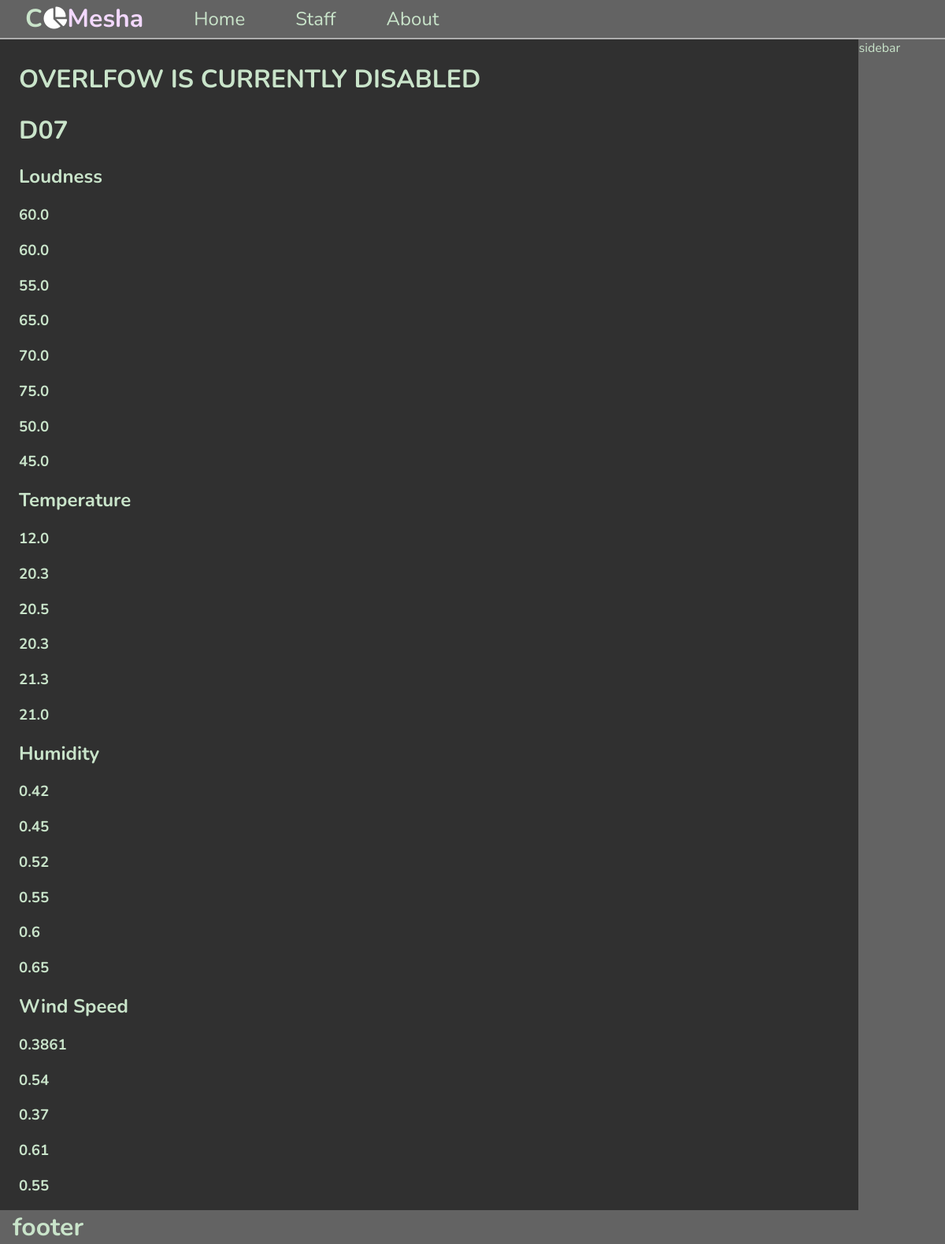
Screenshot of /classroom/D07 with the database file from the repository.
### database.py (models this page shows)
class LoudnessData(db.Model):
    __tablename__ = 'LoudnessData'
    ID = db.Column(db.Integer, primary_key=True)
    ClassroomID = db.Column(db.ForeignKey('Classrooms.ClassroomID'))
    LoudnessReading = db.Column(db.Float)
    DateRecorded = db.Column(db.DateTime)
    Classroom = db.relationship('Classroom', primaryjoin='LoudnessData.ClassroomID == Classroom.ClassroomID', backref='loudness_data')

class TemperatureHumidityDatum(db.Model):
    __tablename__ = 'TemperatureHumidityData'
    ID = db.Column(db.Integer, primary_key=True)
    ClassroomID = db.Column(db.ForeignKey('Classrooms.ClassroomID'))
    TemperatureReading = db.Column(db.Float)
    HumidityReading = db.Column(db.Float)
    DateRecorded = db.Column(db.DateTime)
    Classroom = db.relationship('Classroom', primaryjoin='TemperatureHumidityDatum.ClassroomID == Classroom.ClassroomID', backref='temperature_humidity_data')

class AnemometerDatum(db.Model):
    __tablename__ = 'AnemometerData'
    ID = db.Column(db.Integer, primary_key=True)
    ClassroomID = db.Column(db.ForeignKey('Classrooms.ClassroomID'))
    AnemometerReading = db.Column(db.Float)
    DateRecorded = db.Column(db.DateTime)
    Classroom = db.relationship('Classroom', primaryjoin='AnemometerDatum.ClassroomID == Classroom.ClassroomID', backref='anemometer_data')

### server.py (the view)
@app.route("/classroom/<string:classroom_id>")
def analytics(classroom_id):
    data = kowalski_analyze(classroom_id)
    loudness = data[1]
    temperature = data[2]
    humidity = data[3]
    wind_speed = data[4]
    return (render_template("pages/analytics.html",
                            classroom=classroom_id, loudness=loudness,
                            temperature=temperature, humidity=humidity,
                            wind_speed=wind_speed))

### server.py (called while the page is built)
def kowalski_analyze(classroom_id=str):
    result = []
    result.append(classroom_id)
    result.append(LoudnessData.query.filter_by(
        ClassroomID=classroom_id).with_entities(
        LoudnessData.LoudnessReading).all())
    result.append(TemperatureHumidityDatum.query.filter_by(
        ClassroomID=classroom_id).with_entities(
        TemperatureHumidityDatum.TemperatureReading).all())
    result.append(TemperatureHumidityDatum.query.filter_by(
        ClassroomID=classroom_id).with_entities(
        TemperatureHumidityDatum.HumidityReading).all())
    result.append(AnemometerDatum.query.filter_by(
        ClassroomID=classroom_id).with_entities(
        AnemometerDatum.AnemometerReading).all())
    return result

### templates/pages/analytics.html
{% extends 'layout.html' %}\
{% block content %}
<h1> OVERLFOW IS CURRENTLY DISABLED </h1>
<h1> {{classroom}} </h1>
<h2> Loudness </h2>
{% for i in loudness %}
<h3>
    {{i[0]}}
</h3>
{% endfor %}
<h2> Temperature </h2>
{% for i in temperature %}
<h3>
    {{i[0]}}
</h3>
{% endfor %}
<h2> Humidity </h2>
{% for i in humidity %}
<h3>
    {{i[0]}}
</h3>
{% endfor %}
<h2> Wind Speed </h2>
{% for i in wind_speed %}
<h3>
    {{i[0]}}
</h3>
{% endfor %}
{% endblock %}

### static/css/layout.css (style rules this page uses)
:root { --text-color: #C9E4CA; --main-color: #636363; --main-color-darker: #303030; --border-color: white; }
html { box-sizing: border-box; min-width: 100vw; min-height: 100vh; font-family: "Nunito"; }
*, *:before, *:after { box-sizing: inherit; }
body { box-sizing: border-box; margin: 0; display: grid; width: 100vw; height: 100vh; grid-template-columns: 0.5fr 2fr 2fr 0.5fr; grid-template-rows: 0.2fr 4fr 4fr 0.2fr; grid-template-areas: "hd nav nav nav" "main main main sb" "main main main sb" "ft ft ft sb"; color: var(--text-color); background-color: var(--main-color); }

### rows the page displays
LoudnessData: LoudnessReading "60.0"
LoudnessData: LoudnessReading "60.0"
LoudnessData: LoudnessReading "55.0"
LoudnessData: LoudnessReading "65.0"
LoudnessData: LoudnessReading "70.0"
LoudnessData: LoudnessReading "75.0"
LoudnessData: LoudnessReading "50.0"
LoudnessData: LoudnessReading "45.0"
TemperatureHumidityDatum: TemperatureReading "12.0", HumidityReading "0.42"
TemperatureHumidityDatum: TemperatureReading "20.3", HumidityReading "0.45"
TemperatureHumidityDatum: TemperatureReading "20.5", HumidityReading "0.52"
TemperatureHumidityDatum: TemperatureReading "20.3", HumidityReading "0.55"
TemperatureHumidityDatum: TemperatureReading "21.3", HumidityReading "0.6"
TemperatureHumidityDatum: TemperatureReading "21.0", HumidityReading "0.65"
AnemometerDatum: AnemometerReading "0.3861"
AnemometerDatum: AnemometerReading "0.54"
AnemometerDatum: AnemometerReading "0.37"
AnemometerDatum: AnemometerReading "0.61"
AnemometerDatum: AnemometerReading "0.55"

### other values shown
{{ classroom }} "D07"
